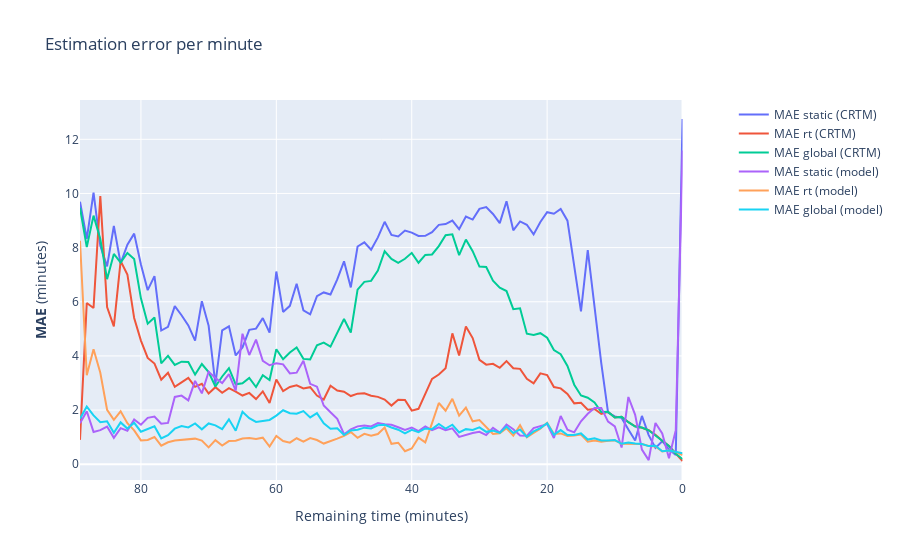

Notebook code for this chart:
### Code cell
fig = go.Figure()

# Create figure with secondary y-axis
fig = make_subplots(specs=[[{"secondary_y": True}]])

# crtm


fig.add_trace(
    go.Scatter(x=mae_reds_crtm['remaining_seconds'], y=mae_reds_crtm['mae'], name='MAE static (CRTM)'),
    secondary_y=False)

fig.add_trace(
    go.Scatter(x=mae_greens_crtm['remaining_seconds'], y=mae_greens_crtm['mae'], name='MAE rt (CRTM)'),
    secondary_y=False)

fig.add_trace(
    go.Scatter(x=mae_global_crtm['remaining_seconds'], y=mae_global_crtm['mae'], name='MAE global (CRTM)'),
    secondary_y=False)


# model

fig.add_trace(
    go.Scatter(x=mae_reds_model['remaining_seconds'], y=mae_reds_model['mae'], name='MAE static (model)'),
    secondary_y=False)

fig.add_trace(
    go.Scatter(x=mae_greens_model['remaining_seconds'], y=mae_greens_model['mae'], name='MAE rt (model)'),
    secondary_y=False)

fig.add_trace(
    go.Scatter(x=mae_global_model['remaining_seconds'], y=mae_global_model['mae'], name='MAE global (model)'),
    secondary_y=False)


fig.update_xaxes(autorange="reversed")

# Set y-axes titles
fig.update_yaxes(title_text="<b>MAE</b> (minutes)", secondary_y=False)

# Edit the layout
fig.update_layout(title='Estimation error per minute',
                  xaxis_title='Remaining time (minutes)')

fig.show()
